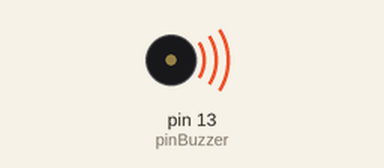
This sketch was run on a simulated Arduino Uno, built with avr-gcc and run on an emulated ATmega328P. Parts: buzzer (waves = sounding).

Above: at 0.5 s.
At 5.0 s:
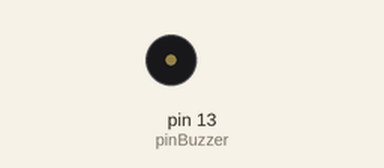
Timing chart, 0 to 6.9 s (numbered marks = the images above):
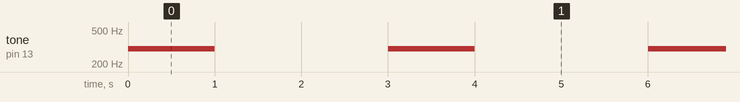

Measured:
- by itself, tone on pin 13 (pinBuzzer): alternates 300 Hz for 1.0 s and silent for 2.0 s

The sketch:

Test_code_for_the_buzzer.ino
```cpp
#include <Adafruit_Fingerprint.h>
int pinBuzzer = 13;
void setup() {
  pinMode(pinBuzzer, OUTPUT);
}
void loop() {
   long frequency = 300;
   tone(pinBuzzer, frequency );
   delay(1000);
   noTone(pinBuzzer);
   delay(2000);
}
```
